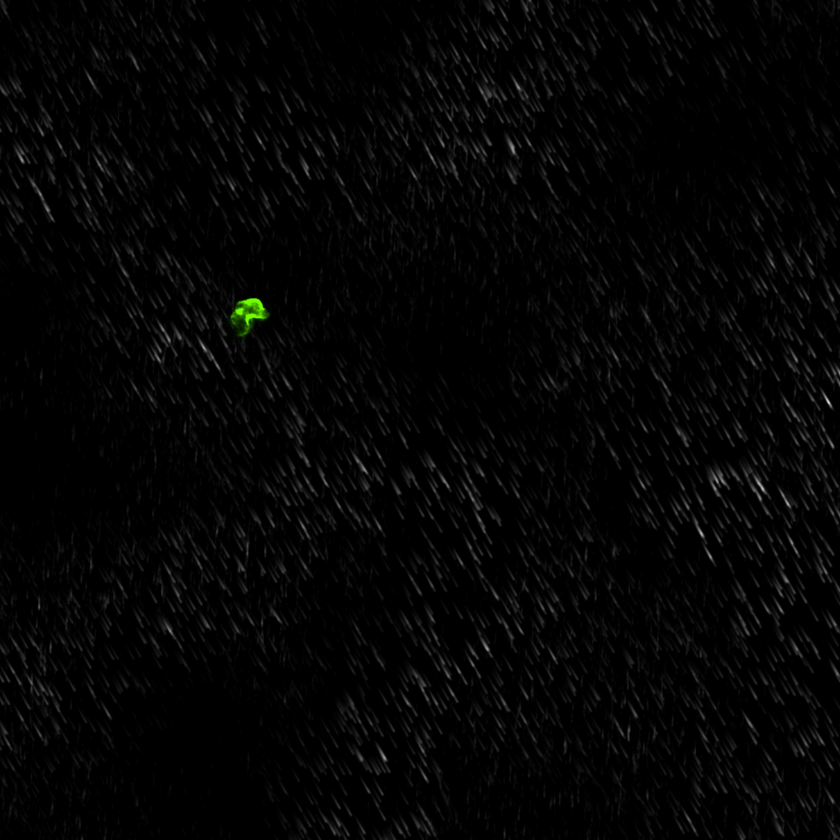
#> input picture independent evaluation dataset/AT/image/0_StreamA-10-B_000006.tif, 840 x 840 px, shrunk from 1024 x 1024 before the run
$ python -i hUtils.py   (imports and definitions only)
#> lines starting #> are read from the running program, lines starting #| are printed output that depends on the picture; after the words box and inside, x2 and y2 are one past the last pixel; in counts of white or black regions, pixels touching at a corner belong together
import cv2
import numpy as np
import openpyxl as op
import math
import openpyxl

def find_object_length(mask_path):
    image = cv2.imread(mask_path)
#> image is the input picture: shape (840, 840, 3); mean B, G, R 4.4, 4.6, 4.5
    gray = cv2.cvtColor(image, cv2.COLOR_BGR2GRAY)
    _, thresh = cv2.threshold(gray, 128, 255, cv2.THRESH_BINARY)
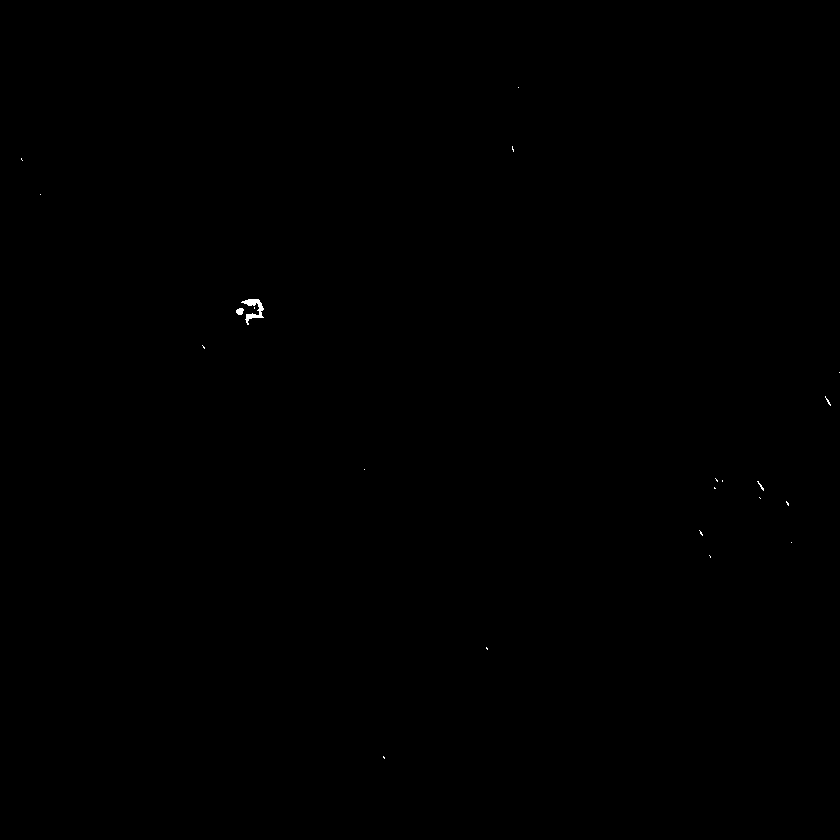
#> thresh: shape (840, 840); 0.05% white; 22 white regions (20 under 20 px)
    contours, _ = cv2.findContours(thresh, cv2.RETR_EXTERNAL, cv2.CHAIN_APPROX_SIMPLE)
#> contours = 22 contours, 20 with area under 20; largest, box (x1, y1, x2, y2) and area: (241, 299, 264, 325) 168, (236, 308, 244, 315) 32

    max_index = 0
    max_area = 0
    for i,cnt in enumerate(contours):
        area = cv2.contourArea(cnt)
        if area > max_area:
            max_index = i
#> this loop made 22 passes
#> area on passes 16, 18: 32.5, 168.5

    (x, y), radius = cv2.minEnclosingCircle(max(contours, key=cv2.contourArea))
#> x = 251.4; y = 311; radius = 13.71
    center = (int(x), int(y))
#> center = (251, 310)
    radius = int(radius)
#> radius = 13

    # 找到外接圆上的所有点
    points_on_circle = np.array([[int(center[0] + radius * np.cos(theta)),
                                  int(center[1] + radius * np.sin(theta))] for theta in np.arange(0, 2 * np.pi, 0.01)])
#> points_on_circle = 629 pairs, first value 238 to 264, second value 297 to 322

    # 找到物体轮廓上的点
    points_on_contour = cv2.approxPolyDP(contours[max_index], 0.02 * cv2.arcLength(contours[max_index], True), True)
#> points_on_contour = [[512, 146], [512, 149], [513, 150], [513, 151], [513, 149], [512, 148]]

    # 找到物体与外接圆的两个交点
    max_distance = 0
    farthest_point1 = None
    farthest_point2 = None

    for point_contour in points_on_contour:
        for point_circle in points_on_circle:
            distance = np.sqrt(
                (point_circle[0] - point_contour[0][0]) ** 2 + (point_circle[1] - point_contour[0][1]) ** 2)
            if distance > max_distance:
                max_distance = distance
                farthest_point1 = tuple(point_contour[0])
                farthest_point2 = tuple(point_circle)
#> this loop made 6 passes
#> after the loop, farthest_point1 = (512, 146); farthest_point2 = (240, 318); max_distance = 321.8

    return max_distance


# [170 lines left out: functions find_object_width, op_toExcel, data_clean, data_scale, data_compute, not called in this run]

>>> result = find_object_length('../../independent evaluation dataset/AT/image/0_StreamA-10-B_000006.tif')
#> result = 321.8

$ run again, on independent evaluation dataset/AT/image/0_StreamA-12-B_000005.tif
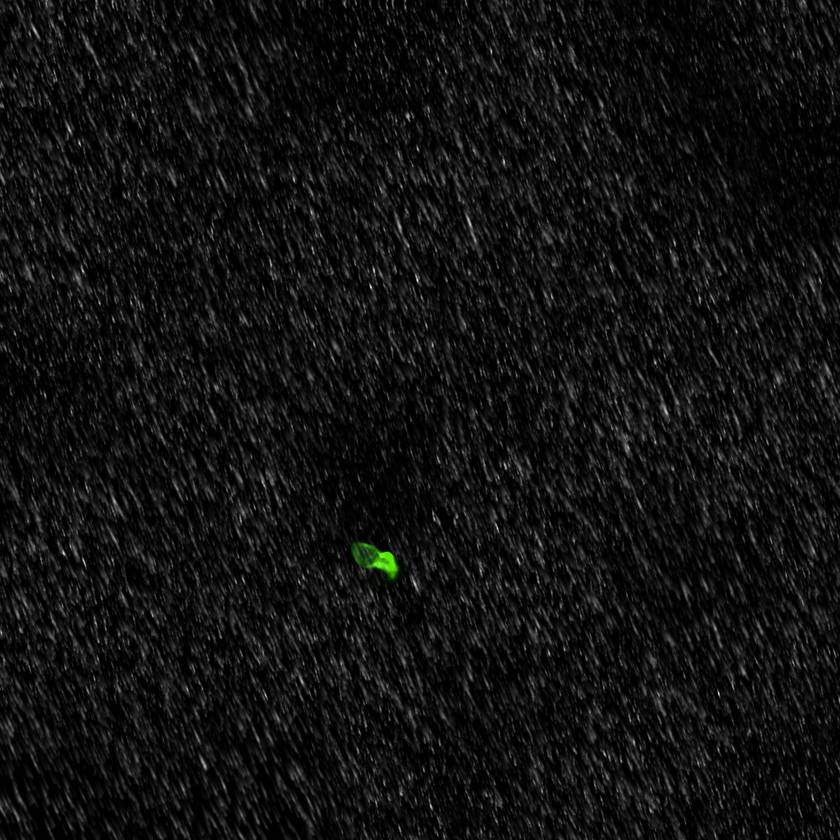
#> input picture independent evaluation dataset/AT/image/0_StreamA-12-B_000005.tif, 840 x 840 px, shrunk from 1024 x 1024 before the run
#> in find_object_length, image is the input picture: shape (840, 840, 3); mean B, G, R 17.2, 17.4, 17.2
#> in find_object_length, `_, thresh = cv2.threshold(gray, 128, 255, cv2.THRESH_BINARY)`:
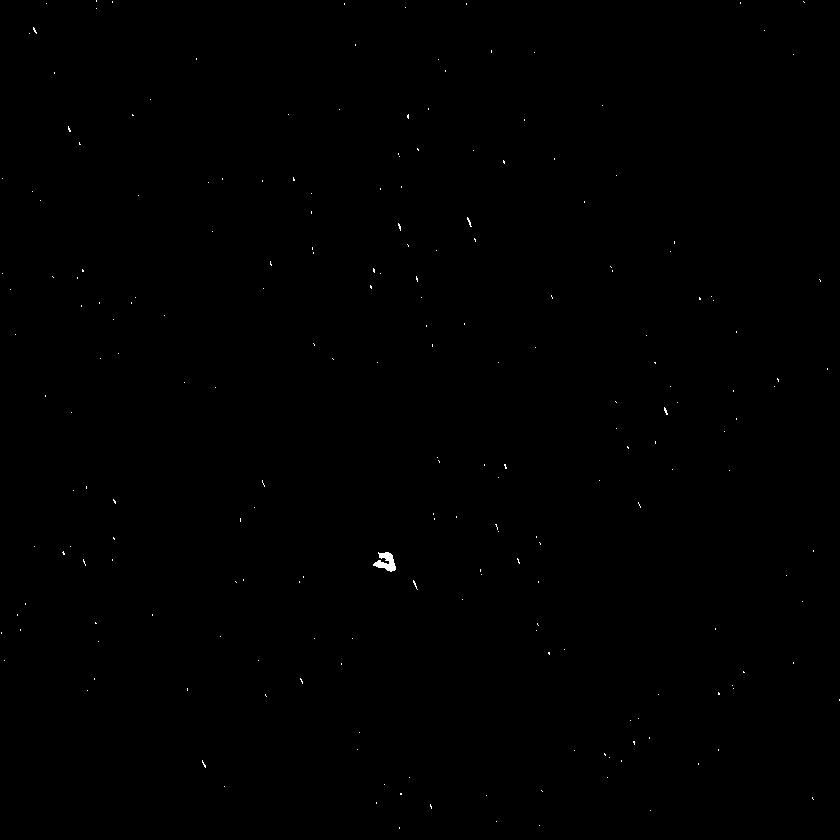
#> thresh: shape (840, 840); 0.12% white; 215 white regions (214 under 20 px)
#> contours = 215 contours, 214 with area under 20; largest, box (x1, y1, x2, y2) and area: (373, 552, 396, 572) 212
#> the loop in find_object_length, `for i,cnt in enumerate(contours):` made 215 passes
#> area on pass 72: 212.5
#> in find_object_length, `(x, y), radius = cv2.minEnclosingCircle(max(contours, key=cv2.contourA..`: x = 384.9; y = 562.1; radius = 12.23
#> center = (384, 562)
#> in find_object_length, `radius = int(radius)`: radius = 12
#> points_on_circle = 629 pairs, first value 372 to 396, second value 550 to 573
#> points_on_contour = [[33, 27], [33, 29], [34, 30], [34, 31], [36, 33], [36, 32], [35, 31], [35, 30]]
#> the loop in find_object_length, `for point_contour in points_on_contour:` made 8 passes
#> after the loop in find_object_length, `for point_contour in points_on_contour:`: farthest_point1 = (33, 27); farthest_point2 = (390, 572); max_distance = 651.5
